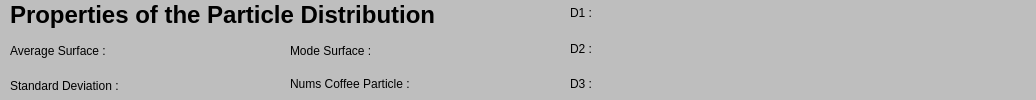
<?xml version="1.0" encoding="UTF-8"?>
<ui version="4.0">
 <class>StatisticsView</class>
 <widget class="QWidget" name="StatisticsView">
  <property name="geometry">
   <rect>
    <x>0</x>
    <y>0</y>
    <width>1036</width>
    <height>100</height>
   </rect>
  </property>
  <property name="minimumSize">
   <size>
    <width>1036</width>
    <height>100</height>
   </size>
  </property>
  <property name="maximumSize">
   <size>
    <width>16777215</width>
    <height>100</height>
   </size>
  </property>
  <property name="windowTitle">
   <string>Form</string>
  </property>
  <property name="styleSheet">
   <string notr="true">background-color: rgb(190, 190, 190);</string>
  </property>
  <widget class="QLabel" name="label_avgsurface">
   <property name="geometry">
    <rect>
     <x>10</x>
     <y>36</y>
     <width>270</width>
     <height>30</height>
    </rect>
   </property>
   <property name="minimumSize">
    <size>
     <width>270</width>
     <height>30</height>
    </size>
   </property>
   <property name="maximumSize">
    <size>
     <width>270</width>
     <height>30</height>
    </size>
   </property>
   <property name="text">
    <string>Average Surface :</string>
   </property>
  </widget>
  <widget class="QLabel" name="label_d2">
   <property name="geometry">
    <rect>
     <x>570</x>
     <y>36</y>
     <width>270</width>
     <height>25</height>
    </rect>
   </property>
   <property name="minimumSize">
    <size>
     <width>270</width>
     <height>0</height>
    </size>
   </property>
   <property name="maximumSize">
    <size>
     <width>270</width>
     <height>16777215</height>
    </size>
   </property>
   <property name="text">
    <string>D2 :</string>
   </property>
  </widget>
  <widget class="QLabel" name="label_mode">
   <property name="geometry">
    <rect>
     <x>290</x>
     <y>36</y>
     <width>270</width>
     <height>30</height>
    </rect>
   </property>
   <property name="minimumSize">
    <size>
     <width>270</width>
     <height>30</height>
    </size>
   </property>
   <property name="maximumSize">
    <size>
     <width>270</width>
     <height>30</height>
    </size>
   </property>
   <property name="text">
    <string>Mode Surface : </string>
   </property>
  </widget>
  <widget class="QLabel" name="label_d3">
   <property name="geometry">
    <rect>
     <x>570</x>
     <y>71</y>
     <width>270</width>
     <height>25</height>
    </rect>
   </property>
   <property name="minimumSize">
    <size>
     <width>270</width>
     <height>0</height>
    </size>
   </property>
   <property name="maximumSize">
    <size>
     <width>270</width>
     <height>16777215</height>
    </size>
   </property>
   <property name="text">
    <string>D3 :</string>
   </property>
  </widget>
  <widget class="QLabel" name="label_nums">
   <property name="geometry">
    <rect>
     <x>290</x>
     <y>71</y>
     <width>270</width>
     <height>25</height>
    </rect>
   </property>
   <property name="minimumSize">
    <size>
     <width>270</width>
     <height>0</height>
    </size>
   </property>
   <property name="maximumSize">
    <size>
     <width>270</width>
     <height>16777215</height>
    </size>
   </property>
   <property name="text">
    <string>Nums Coffee Particle : </string>
   </property>
  </widget>
  <widget class="QLabel" name="label_d1">
   <property name="geometry">
    <rect>
     <x>570</x>
     <y>0</y>
     <width>270</width>
     <height>26</height>
    </rect>
   </property>
   <property name="minimumSize">
    <size>
     <width>270</width>
     <height>0</height>
    </size>
   </property>
   <property name="maximumSize">
    <size>
     <width>270</width>
     <height>16777215</height>
    </size>
   </property>
   <property name="text">
    <string>D1 :</string>
   </property>
  </widget>
  <widget class="QLabel" name="label_deviation">
   <property name="geometry">
    <rect>
     <x>10</x>
     <y>71</y>
     <width>270</width>
     <height>30</height>
    </rect>
   </property>
   <property name="minimumSize">
    <size>
     <width>270</width>
     <height>30</height>
    </size>
   </property>
   <property name="maximumSize">
    <size>
     <width>270</width>
     <height>30</height>
    </size>
   </property>
   <property name="text">
    <string>Standard Deviation :</string>
   </property>
  </widget>
  <widget class="QLabel" name="label_property_title">
   <property name="geometry">
    <rect>
     <x>10</x>
     <y>0</y>
     <width>550</width>
     <height>30</height>
    </rect>
   </property>
   <property name="minimumSize">
    <size>
     <width>0</width>
     <height>30</height>
    </size>
   </property>
   <property name="maximumSize">
    <size>
     <width>16777215</width>
     <height>30</height>
    </size>
   </property>
   <property name="font">
    <font>
     <pointsize>18</pointsize>
     <bold>true</bold>
    </font>
   </property>
   <property name="text">
    <string>&lt;html&gt;&lt;head/&gt;&lt;body&gt;&lt;p&gt;Properties of the Particle Distribution&lt;/p&gt;&lt;/body&gt;&lt;/html&gt;</string>
   </property>
  </widget>
 </widget>
 <resources/>
 <connections/>
</ui>
